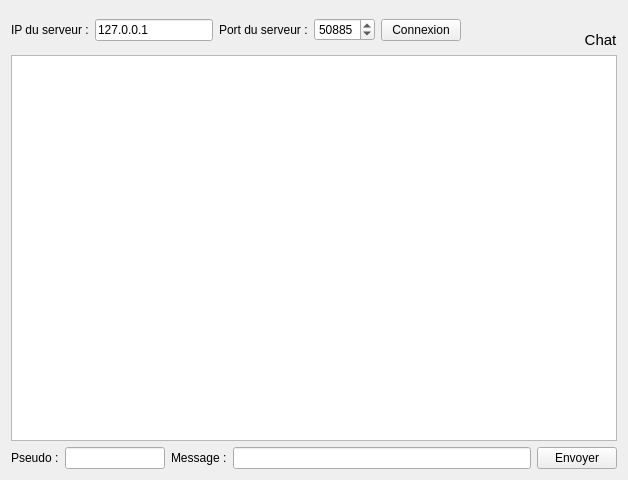
<?xml version="1.0" encoding="UTF-8"?>
<ui version="4.0">
 <class>ClientWindow</class>
 <widget class="QWidget" name="ClientWindow">
  <property name="geometry">
   <rect>
    <x>0</x>
    <y>0</y>
    <width>628</width>
    <height>480</height>
   </rect>
  </property>
  <property name="windowTitle">
   <string>ZeroChat - Client</string>
  </property>
  <property name="windowIcon">
   <iconset>
    <normaloff>chat.png</normaloff>chat.png</iconset>
  </property>
  <layout class="QVBoxLayout" name="verticalLayout_2">
   <item>
    <layout class="QHBoxLayout" name="horizontalLayout">
     <item>
      <widget class="QLabel" name="label">
       <property name="text">
        <string>IP du serveur :</string>
       </property>
      </widget>
     </item>
     <item>
      <widget class="QLineEdit" name="serverIP">
       <property name="maximumSize">
        <size>
         <width>150</width>
         <height>16777215</height>
        </size>
       </property>
       <property name="text">
        <string>127.0.0.1</string>
       </property>
      </widget>
     </item>
     <item>
      <widget class="QLabel" name="label_2">
       <property name="text">
        <string>Port du serveur :</string>
       </property>
      </widget>
     </item>
     <item>
      <widget class="QSpinBox" name="serverPort">
       <property name="minimumSize">
        <size>
         <width>60</width>
         <height>0</height>
        </size>
       </property>
       <property name="minimum">
        <number>1024</number>
       </property>
       <property name="maximum">
        <number>65535</number>
       </property>
       <property name="value">
        <number>50885</number>
       </property>
      </widget>
     </item>
     <item>
      <widget class="QPushButton" name="connectButton">
       <property name="text">
        <string>Connexion</string>
       </property>
      </widget>
     </item>
     <item>
      <spacer name="horizontalSpacer">
       <property name="orientation">
        <enum>Qt::Horizontal</enum>
       </property>
       <property name="sizeHint" stdset="0">
        <size>
         <width>40</width>
         <height>20</height>
        </size>
       </property>
      </spacer>
     </item>
     <item>
      <layout class="QVBoxLayout" name="verticalLayout">
       <item>
        <widget class="QLabel" name="label_5">
         <property name="pixmap">
          <pixmap>chat.png</pixmap>
         </property>
        </widget>
       </item>
       <item>
        <widget class="QLabel" name="label_6">
         <property name="font">
          <font>
           <pointsize>11</pointsize>
           <weight>50</weight>
           <bold>false</bold>
          </font>
         </property>
         <property name="text">
          <string>Chat</string>
         </property>
         <property name="alignment">
          <set>Qt::AlignCenter</set>
         </property>
        </widget>
       </item>
      </layout>
     </item>
    </layout>
   </item>
   <item>
    <widget class="QTextEdit" name="messagesList">
     <property name="readOnly">
      <bool>true</bool>
     </property>
    </widget>
   </item>
   <item>
    <layout class="QHBoxLayout" name="horizontalLayout_2">
     <item>
      <widget class="QLabel" name="label_3">
       <property name="text">
        <string>Pseudo :</string>
       </property>
      </widget>
     </item>
     <item>
      <widget class="QLineEdit" name="pseudo">
       <property name="maximumSize">
        <size>
         <width>100</width>
         <height>16777215</height>
        </size>
       </property>
      </widget>
     </item>
     <item>
      <widget class="QLabel" name="label_4">
       <property name="text">
        <string>Message :</string>
       </property>
      </widget>
     </item>
     <item>
      <widget class="QLineEdit" name="message"/>
     </item>
     <item>
      <widget class="QPushButton" name="send">
       <property name="text">
        <string>Envoyer</string>
       </property>
       <property name="icon">
        <iconset>
         <normaloff>chat.png</normaloff>chat.png</iconset>
       </property>
      </widget>
     </item>
    </layout>
   </item>
  </layout>
 </widget>
 <resources/>
 <connections/>
</ui>
